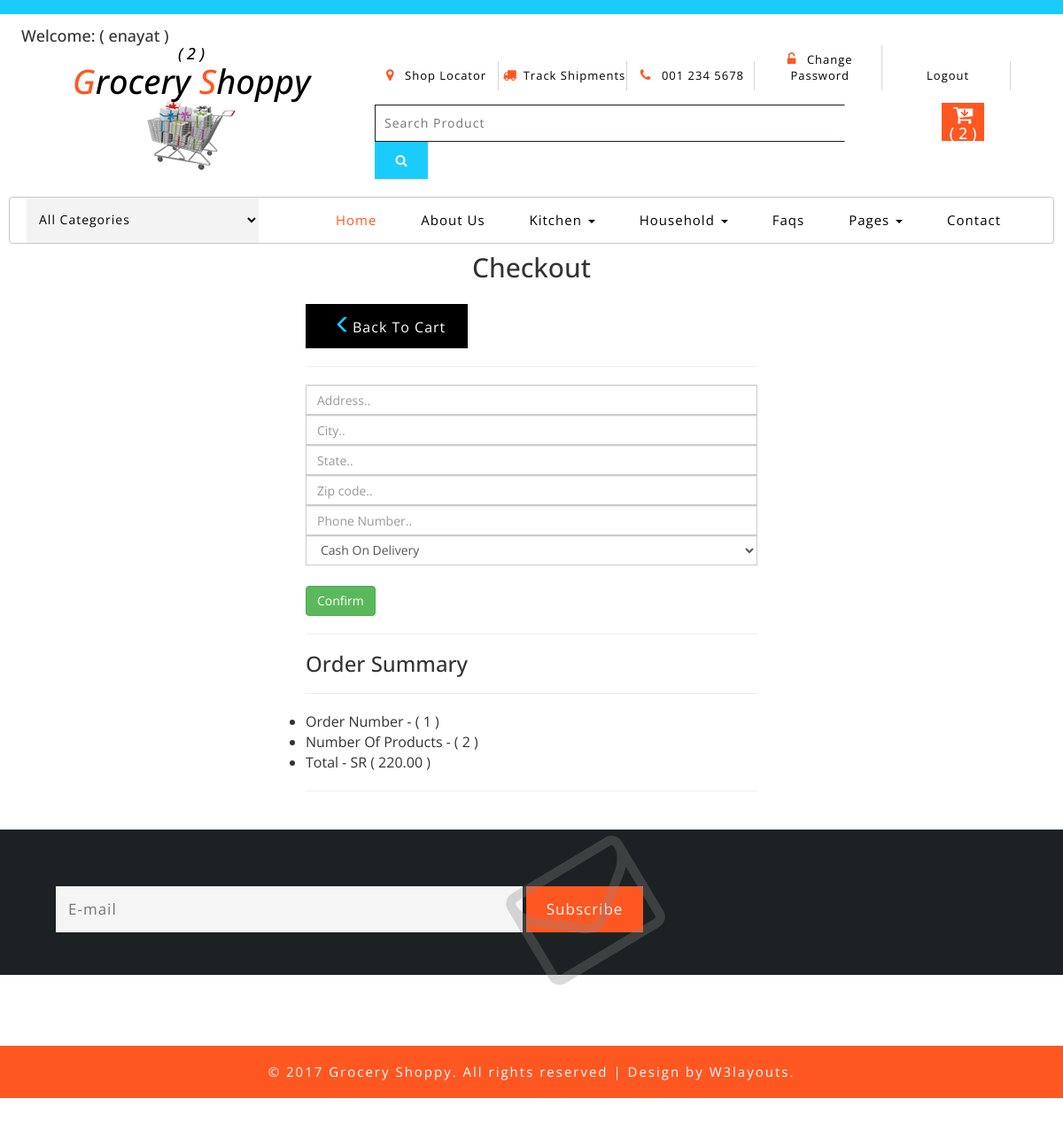
The app's page /checkout/ (signed in), older data.
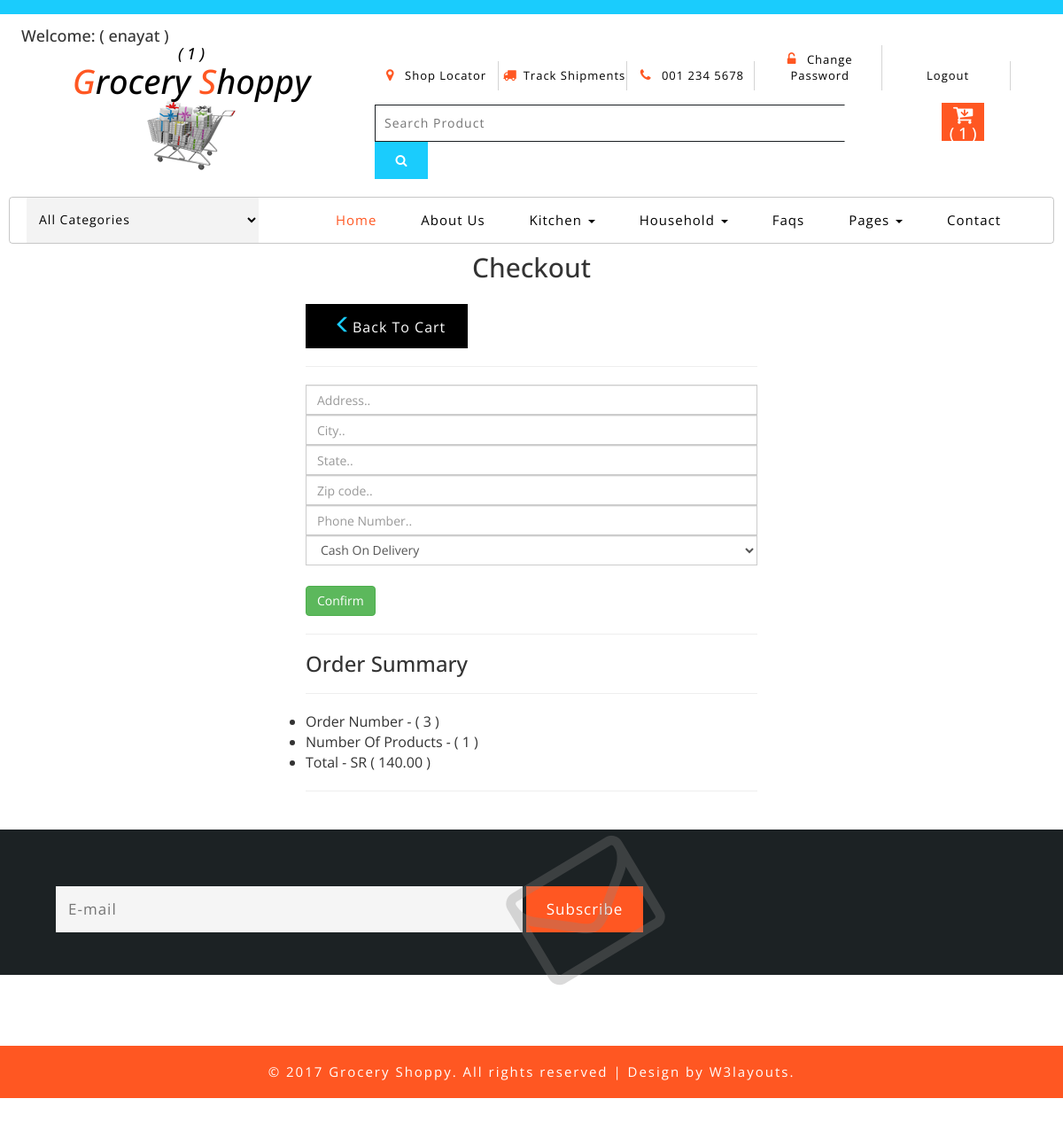
The same page, newer data.
### order_orderdetail/models.py (models this page shows, shortened)
class OrderMODEL(models.Model):
    order_user        = models.ForeignKey(User , on_delete = models.CASCADE)
    order_order_date  = models.DateTimeField(auto_now_add=True)
    order_details     = models.ManyToManyField(ProductMODEL , through='OrderDetailsMODEL')
    order_is_finished = models.BooleanField(default=False)
    class Meta:
        ordering = ('-order_order_date',)
        verbose_name = "Order"
        verbose_name_plural = "Orders"
    @property
    def get_count_of_items_PROPERTY(self):
        orderitems = self.orderdetailsmodel_set.all().count
        return orderitems

### checkout/views.py (the view)
# urls.py: path("checkout/"        , views.checkout_DEF         , name="checkout-URL"),
def checkout_DEF(request):
    context = None # Set the value of the variable to nothing
    if OrderMODEL.objects.all().filter(
            order_user= request.user ,
            order_is_finished=False):
            order_VAR = OrderMODEL.objects.get(
                order_user=request.user ,
                order_is_finished=False)
            OrderDetails_VAR = OrderDetailsMODEL.objects.all().filter(OrderDetails_order=order_VAR)
            total_VAR = 0
            for sub in OrderDetails_VAR:
                total_VAR += sub.OrderDetails_price * sub.OrderDetails_quantity
            context = {
                'order_VAR':order_VAR,
                'OrderDetails_VAR':OrderDetails_VAR,
                'total_VAR':total_VAR,
            }
            return render(request, "checkout/checkout.html", context)

### templates/checkout/checkout.html (shortened to what this page needs)
{% extends "dashboard/base.html" %}
{% load static %}
{% block    PAGE_TITLE  %}
<h2 class="text-center"> Checkout  </h2>
{% endblock PAGE_TITLE  %}
{% block    CONTENTS_PAGE %}
<div class="container">
  <div id="loginbox" style="margin-top:5px;" class="mainbox col-md-6 col-md-offset-3 col-sm-8 col-sm-offset-2">
<div class="container-fluid row">
  <div class="col-lg-12">
      <div class="box-element">
          <div class="checkout-right-basket">
              <a href="{% url 'cart-URL' %}"><span class="glyphicon glyphicon-menu-left" aria-hidden="true"></span>Back To Cart</a>
          </div>
          </div>
        </div>
        <div class="col-lg-12">
            <div class="box-element" id="form-wrapper">
              <form  method="POST" action="{% url 'checkout_confirm-URL' %}">
                    <div id="shipping-info">
                        <hr>
                        <div class="">
                            <input class="form-control" type="text" name="address" placeholder="Address.." required>
                        </div>
                        <div class="form-field mt-3">
                            <input class="form-control" type="text" name="city" placeholder="City.." required>
                        </div>
                        <div class="form-field">
                            <input class="form-control" type="text" name="state" placeholder="State.." required>
                        </div>
                        <div class="form-field">
                            <input class="form-control" type="text" name="zipcode" placeholder="Zip code.." required>
                        </div>
                        <div class="form-field">
                            <input class="form-control" type="text" name="phone_number" placeholder="Phone Number.." required>
                        </div>
                        <div class="mt-3">
                            <select name="payment" id="payment" class="form-control mt-3">
                                <option value="Cash On Delivery">Cash On Delivery</option>
                            </select>
                        </div>
                    </div>
                    <br>
                    <input type="submit" value="Confirm" id="form-button" class="btn btn-success">
                </form>
            </div>
            <hr>
            <h3>Order Summary</h3>
<hr>
            <div class="checkout-left-basket">
              <ul>
                  <li>Order Number <i>-</i> <span>( {{ order_VAR.id }} )</span></li>
                  <li>Number Of Products <i>-</i> <span>( {{OrderDetails_VAR.count}} )</span></li>
                  <li>Total <i>-</i> <span>SR ( {{ total_VAR}} )</span></li>
              </ul>
          </div>
            <hr>
            <br>
        </div>
    </div>
    </div>
    </div>
{% endblock CONTENTS_PAGE %}

### templates/dashboard/user_is_authenticated.html (shortened to what this page needs)
{% load static %}
<body>
	<div class="header-most-top">
		<p> </p>
	</div>
	<div class="header-bot">
		<div class="header-bot_inner_wthreeinfo_header_mid">
			<h4> Welcome: ( {{user.username}} )</h4>
			<div class="col-md-4 logo_agile">
				<h1>
					<a href="{% url 'dashboard-URL' %}">
						<h4>( {{order_VAR.get_count_of_items_PROPERTY}} )<h4>
						<span>G</span>rocery
						<span>S</span>hoppy
						<img src="{% static 'images/logo2.png' %}" alt=" ">
					</a>
				</h1>
			</div>
			<div class="col-md-8 header">
				<ul>
					<li>
						<a class="play-icon popup-with-zoom-anim" href="#small-dialog1">
							<span class="fa fa-map-marker" aria-hidden="true"></span> Shop Locator</a>
					</li>
					<li>
							<a href="{% url 'track_shipment-URL' %}" data-toggle="modal" >
								<span class="fa fa-truck" aria-hidden="true"></span>Track Shipments</a>
					</li>
					<li>
						<span class="fa fa-phone" aria-hidden="true"></span> 001 234 5678
					</li>
					<li>
						<a href="{% url 'password_change-URL' %}">
							<span class="fa fa-unlock-alt" aria-hidden="true"></span> Change Password </a>
					</li>
					<li>
                        <a class="nav-link active" aria-current="page" href="/logout/">Logout</a>
                    </li>
				</ul>
				<div class="agileits_search">
					<form action="{% url 'search_product-URL' %}" method="POST">
						<input name="search" type="search" placeholder="Search Product">
						<button type="submit" class="btn btn-default" aria-label="Left Align">
							<span class="fa fa-search" aria-hidden="true"> </span>
						</button>
					</form>
				</div>
				<div class="top_nav_right">
					<div class="wthreecartaits wthreecartaits2 cart cart box_1" >
						<form action="{% url 'cart-URL' %}"  >
							<button class="w3view-cart" type="submit" name="submit" value="" >
								<i class="fa fa-cart-arrow-down" aria-hidden="true"><h4>( {{order_VAR.get_count_of_items_PROPERTY}} )<h4></i>
							</button>
						</form>
					</div>
				</div>
			</div>
		</div>
	</div>
	<div class="ban-top">
		<div class="container">
			<div class="agileits-navi_search">
				<form action="#" method="post">
					<select id="agileinfo-nav_search" name="agileinfo_search" required="">
						<option value="">All Categories</option>
					</select>
				</form>
			</div>
			<div class="top_nav_left">
				<nav class="navbar navbar-default">
					<div class="container-fluid">
						<div class="collapse navbar-collapse menu--shylock" id="bs-example-navbar-collapse-1">
							<ul class="nav navbar-nav menu__list">
								<li class="active">
									<a class="nav-stylehead" href="{% url 'dashboard-URL' %}">Home
									</a>
								</li>
								<li class="">
									<a class="nav-stylehead" href="about.html">About Us</a>
								</li>
								<li class="dropdown">
									<a href="#" class="dropdown-toggle nav-stylehead" data-toggle="dropdown" role="button" aria-haspopup="true" aria-expanded="false">Kitchen
										<span class="caret"></span>
									</a>
								</li>
								<li class="dropdown">
									<a href="#" class="dropdown-toggle nav-stylehead" data-toggle="dropdown" role="button" aria-haspopup="true" aria-expanded="false">Household
										<span class="caret"></span>
									</a>
								</li>
								<li class="">
									<a class="nav-stylehead" href="faqs.html">Faqs</a>
								</li>
								<li class="dropdown">
									<a class="nav-stylehead dropdown-toggle" href="#" data-toggle="dropdown">Pages
										<b class="caret"></b>
									</a>
								</li>
								<li class="">
									<a class="nav-stylehead" href="contact.html">Contact</a>
								</li>
							</ul>
						</div>
					</div>
				</nav>
			</div>
		</div>
	</div>

Row changes from the older to the newer data that the page shows:
no longer on this page (row edited): OrderMODEL: get_count_of_items_PROPERTY "2", id "1"
added OrderMODEL: get_count_of_items_PROPERTY "1", id "3"
Text that changed along with them:
{{ OrderDetails_VAR.count }}: "2" → "1"
{{ total_VAR }}: "220.00" → "140.00"
